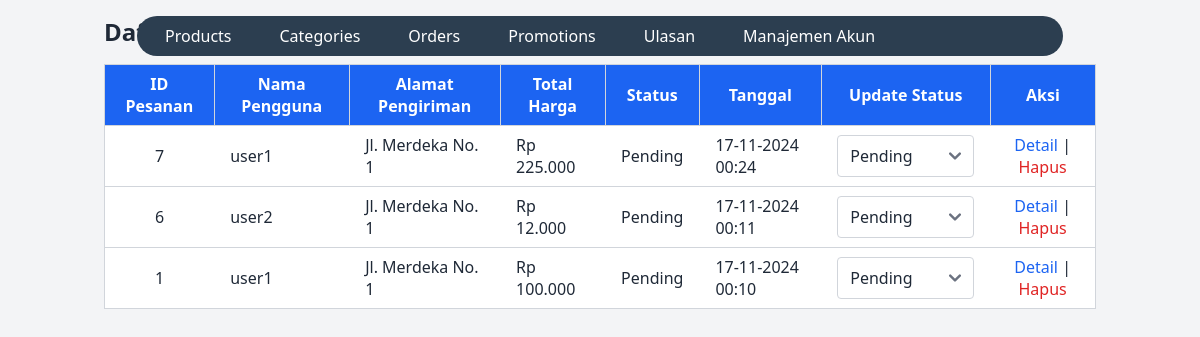
Page /src/Frontend/orders.php on the committed database.
### tables this page shows
CREATE TABLE `orders` (
  `order_id` int(11) NOT NULL,
  `user_id` int(11) NOT NULL,
  `address_id` int(11) NOT NULL,
  `status` enum('pending','processing','completed','canceled') DEFAULT 'pending',
  `total_price` decimal(10,2) NOT NULL,
  `created_at` timestamp NOT NULL DEFAULT current_timestamp(),
  `updated_at` timestamp NOT NULL DEFAULT current_timestamp() ON UPDATE current_timestamp(),
  `shipping_cost` decimal(10,2) DEFAULT 0.00,
  `promo_applied` varchar(50) DEFAULT NULL
);

CREATE TABLE `users` (
  `user_id` int(11) NOT NULL,
  `username` varchar(50) NOT NULL,
  `email` varchar(100) NOT NULL,
  `password` varchar(255) NOT NULL,
  `created_at` timestamp NOT NULL DEFAULT current_timestamp(),
  `update_at` timestamp NOT NULL DEFAULT current_timestamp() ON UPDATE current_timestamp(),
  `is_verified` tinyint(1) DEFAULT 0
);

CREATE TABLE `shipping_address` (
  `address_id` int(11) NOT NULL,
  `user_id` int(11) NOT NULL,
  `address` text NOT NULL,
  `city` varchar(50) DEFAULT NULL,
  `postal_code` varchar(10) DEFAULT NULL,
  `is_primary` tinyint(1) DEFAULT 0
);

### src/Frontend/orders.php (the view, shortened to what this page needs)
<?php
include BASE_PATH . '/backend/connection.php';
include BASE_PATH . '/Frontend/assets/navbar.php';
$sql = "
    SELECT
        o.order_id,
        u.username AS user_name,
        sa.address AS shipping_address,
        o.total_price,
        o.shipping_cost,
        o.status,
        o.created_at
    FROM
        orders o
    JOIN
        users u ON o.user_id = u.user_id
    LEFT JOIN
        shipping_address sa ON o.address_id = sa.address_id
    ORDER BY
        o.created_at DESC";
$result = $conn->query($sql);
?>
<!DOCTYPE html>
<html lang="en">
<head>
    <link href="./../../output.css" rel="stylesheet">
</head>
<body class="bg-gray-100 text-gray-800">
    <div class="container mx-auto p-4">
        <h2 class="text-2xl font-bold mb-4">Daftar Pesanan</h2>
        <div class="overflow-x-auto">
            <table class="min-w-full border-collapse border border-gray-300 shadow-md rounded-lg">
                <thead class="bg-blue-600 text-white">
                    <tr>
                        <th class="px-4 py-2 border border-gray-300">ID Pesanan</th>
                        <th class="px-4 py-2 border border-gray-300">Nama Pengguna</th>
                        <th class="px-4 py-2 border border-gray-300">Alamat Pengiriman</th>
                        <th class="px-4 py-2 border border-gray-300">Total Harga</th>
                        <th class="px-4 py-2 border border-gray-300">Status</th>
                        <th class="px-4 py-2 border border-gray-300">Tanggal</th>
                        <th class="px-4 py-2 border border-gray-300">Update Status</th>
                        <th class="px-4 py-2 border border-gray-300">Aksi</th>
                    </tr>
                </thead>
                <tbody class="bg-white">
                    <?php if ($result->num_rows > 0): ?>
                        <?php while ($row = $result->fetch_assoc()): ?>
                            <tr class="border border-gray-300 hover:bg-gray-100">
                                <td class="px-4 py-2 text-center"><?= $row['order_id'] ?></td>
                                <td class="px-4 py-2"><?= $row['user_name'] ?></td>
                                <td class="px-4 py-2"><?= $row['shipping_address'] ?: 'Tidak Ada Alamat' ?></td>
                                <td class="px-4 py-2">Rp <?= number_format($row['total_price'], 0, ',', '.') ?></td>
                                <td class="px-4 py-2"><?= ucfirst($row['status']) ?></td>
                                <td class="px-4 py-2"><?= date('d-m-Y H:i', strtotime($row['created_at'])) ?></td>
                                <td class="px-4 py-2">
                                    <select
                                        data-id="<?= $row['order_id'] ?>"
                                        class="status-dropdown border border-gray-300 rounded">
                                        <option value="pending" <?= $row['status'] === 'pending' ? 'selected' : '' ?>>Pending</option>
                                    </select>
                                </td>
                                <td class="px-4 py-2 text-center">
                                    <a href="?page=ordersDetails&id=<?= $row['order_id'] ?>" class="text-blue-600 hover:underline">Detail</a>
                                    |
                                    <button
                                        class="text-red-600 hover:underline delete-order-btn"
                                        data-id="<?= $row['order_id'] ?>"
                                        data-status="<?= $row['status'] ?>"
                                        onclick="confirmDelete(this)"> Hapus </button>
                                </td>
                            </tr>
                        <?php endwhile; ?>
                    <?php else: ?>
                        <tr>
                            <td colspan="8" class="text-center text-gray-600 py-4">Tidak ada pesanan ditemukan.</td>
                        </tr>
                    <?php endif; ?>
                </tbody>
            </table>
        </div>
    </div>
</body>
</html>

### rows in the picture
orders: order_id "7", user.username "user1", address.address "Jl. Merdeka No. 1", total_price "225.000", status "Pending", created_at "17-11-2024 00:24", status+order_id "Pending"
orders: order_id "6", user.username "user2", address.address "Jl. Merdeka No. 1", total_price "12.000", status "Pending", created_at "17-11-2024 00:11", status+order_id "Pending"
orders: order_id "1", user.username "user1", address.address "Jl. Merdeka No. 1", total_price "100.000", status "Pending", created_at "17-11-2024 00:10", status+order_id "Pending"
